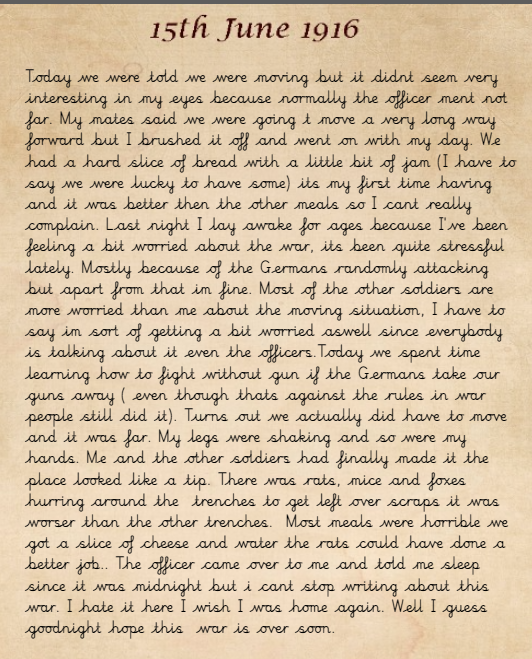
#> input picture data/ww1.png, 532 x 659 px
$ python noise_removal.py
#> lines starting #> are read from the running program, lines starting #| are printed output that depends on the picture
#> further down, img is the input picture: shape (659, 532, 3); mean B, G, R 165.9, 194, 214.5
### binarization.py
import cv2
from matplotlib import pyplot as plt
image_file = "data/ww1.png"
img = cv2.imread(image_file)

#https://stackoverflow.com/questions/28816046/
#displaying-different-images-with-actual-size-in-matplotlib-subplot
#no need to understand this code
# [20 lines left out: function display, not called in this run]

#display(image_file)

def grayscale(image):
    return cv2.cvtColor(image,cv2.COLOR_BGR2GRAY)
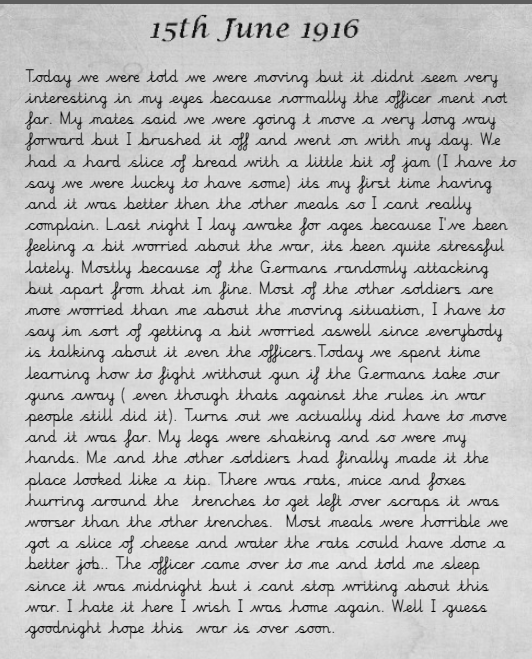
#> returned value: shape (659, 532); min 0, max 233, mean 196.9

gray_img=grayscale(img)
cv2.imwrite("temp/grey_image.png",gray_img)
#display("temp/grey_image.png")

thresh,img_bw=cv2.threshold(gray_img,160,200,cv2.THRESH_BINARY)
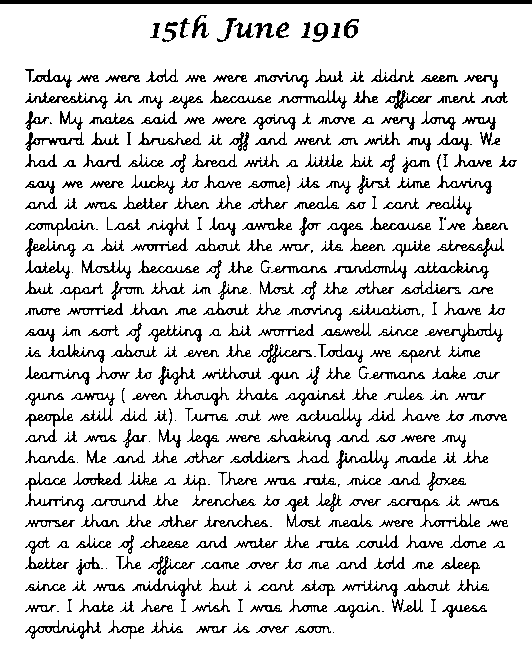
#> img_bw: shape (659, 532); values 0 (black) and 200 (white), 87.7% white; black in thin lines or dots
cv2.imwrite("temp/bw_img.png",img_bw)
#display("temp/bw_img.png")

### noise_removal.py
import cv2
from matplotlib import pyplot as plt
image_file = "data/ww1.png"
img = cv2.imread(image_file)
from binarization import img_bw,img

#https://stackoverflow.com/questions/28816046/
#displaying-different-images-with-actual-size-in-matplotlib-subplot
#no need to understand this code
def display(im_path):
    dpi = 80
    im_data = plt.imread(im_path)

    height, width  = im_data.shape[:2]

    # What size does the figure need to be in inches to fit the image?
    figsize = width / float(dpi), height / float(dpi)

    # Create a figure of the right size with one axes that takes up the full figure
    fig = plt.figure(figsize=figsize)
    ax = fig.add_axes([0, 0, 1, 1])

    # Hide spines, ticks, etc.
    ax.axis('off')

    # Display the image.
    ax.imshow(im_data, cmap='gray')

    plt.show()


# do not need this to call as our original image is already very noise free
def noise_removal(image):
    import numpy as np
    kernel=np.ones((1,1),np.uint8)
    #dilation and erosion for font noise removal, also done separately
    image=cv2.dilate(image,kernel,iterations=1)
    kernel=np.ones((1,1),np.uint8)
    image=cv2.erode(image,kernel,iterations=1)
    #median blur and morphology for bg noise removal
    image=cv2.morphologyEx(image,cv2.MORPH_CLOSE,kernel)
    image=cv2.medianBlur(image,3)
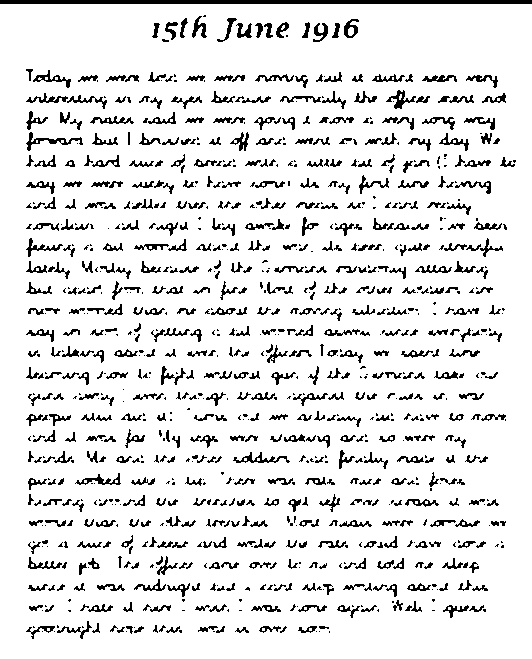
#> image: shape (659, 532); values 0 (black) and 200 (white), 89.4% white; black in thin lines or dots
    return image

no_noise=noise_removal(img_bw)
cv2.imwrite("temp/no_noise.png",no_noise)

#display("temp/no_noise.png")
